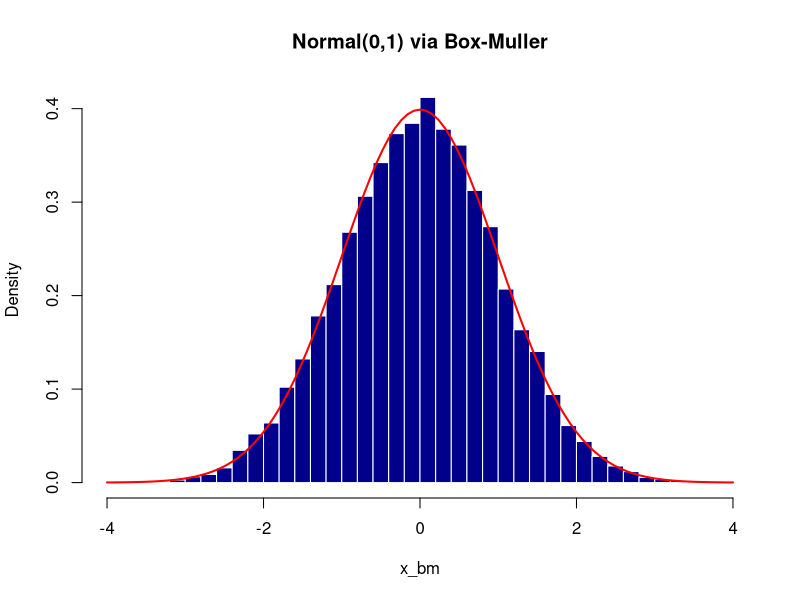

Reproduce this figure in R.
set.seed(20252)
# Número de amostras (pares de Normais)
n <- 10000

u1 <- runif(n)
u2 <- runif(n)

z1 <- sqrt(-2 * log(u1)) * cos(2 * pi * u2)
z2 <- sqrt(-2 * log(u1)) * sin(2 * pi * u2)

# Junta as duas amostras
x_bm <- c(z1, z2)


dir.create("figuras", showWarnings = FALSE)
png("figuras/graf_bell_bm.png", width = 800, height = 600, res = 120)
# Histograma
hist(
  x_bm,
  breaks = 50,
  probability = TRUE,
  main = "Normal(0,1) via Box-Muller",
  col = "darkblue",
  border = "white"
)

# Curva teórica
curve(dnorm(x), add = TRUE, col = "red", lwd = 2)

dev.off()
